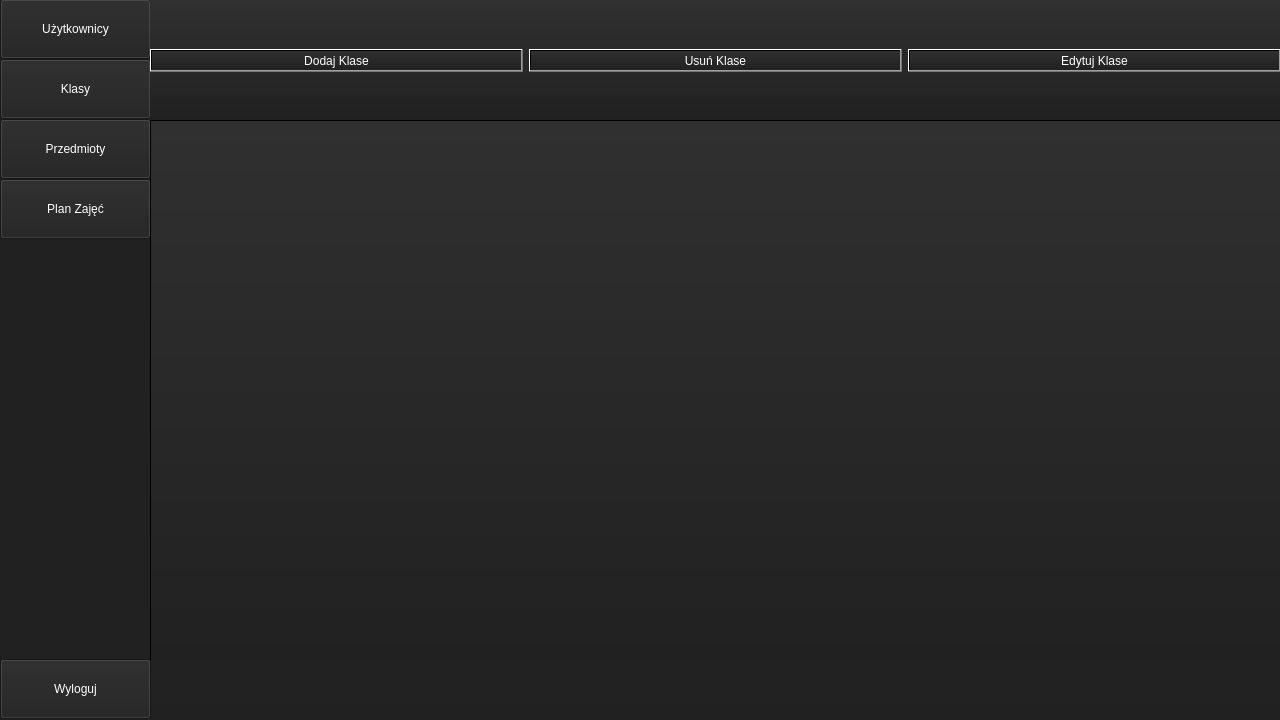
<?xml version="1.0" encoding="UTF-8"?>
<ui version="4.0">
 <class>Admin</class>
 <widget class="QMainWindow" name="Admin">
  <property name="geometry">
   <rect>
    <x>0</x>
    <y>0</y>
    <width>1280</width>
    <height>720</height>
   </rect>
  </property>
  <property name="minimumSize">
   <size>
    <width>1280</width>
    <height>720</height>
   </size>
  </property>
  <property name="maximumSize">
   <size>
    <width>1280</width>
    <height>720</height>
   </size>
  </property>
  <property name="windowTitle">
   <string>AdminWindow</string>
  </property>
  <property name="styleSheet">
   <string notr="true">background-color: qlineargradient(spread:pad, x1:0, y1:1, x2:0, y2:0, stop:0 rgba(33, 33, 33, 255), stop:1 rgba(48, 48, 48, 255));
color: rgb(255,255,255);</string>
  </property>
  <widget class="QWidget" name="AdminWindow">
   <widget class="QFrame" name="AdminUsrMenu">
    <property name="geometry">
     <rect>
      <x>150</x>
      <y>0</y>
      <width>1131</width>
      <height>660</height>
     </rect>
    </property>
    <property name="minimumSize">
     <size>
      <width>0</width>
      <height>660</height>
     </size>
    </property>
    <property name="maximumSize">
     <size>
      <width>16777215</width>
      <height>660</height>
     </size>
    </property>
    <property name="frameShape">
     <enum>QFrame::Shape::StyledPanel</enum>
    </property>
    <property name="frameShadow">
     <enum>QFrame::Shadow::Raised</enum>
    </property>
    <widget class="QTableView" name="UsrList">
     <property name="geometry">
      <rect>
       <x>0</x>
       <y>120</y>
       <width>1131</width>
       <height>541</height>
      </rect>
     </property>
     <property name="palette">
      <palette>
       <active>
        <colorrole role="WindowText">
         <brush brushstyle="SolidPattern">
          <color alpha="255">
           <red>255</red>
           <green>255</green>
           <blue>255</blue>
          </color>
         </brush>
        </colorrole>
        <colorrole role="Button">
         <brush brushstyle="LinearGradientPattern">
          <gradient startx="0.000000000000000" starty="1.000000000000000" endx="0.000000000000000" endy="0.000000000000000" type="LinearGradient" spread="PadSpread" coordinatemode="ObjectBoundingMode">
           <gradientstop position="0.000000000000000">
            <color alpha="255">
             <red>33</red>
             <green>33</green>
             <blue>33</blue>
            </color>
           </gradientstop>
           <gradientstop position="1.000000000000000">
            <color alpha="255">
             <red>48</red>
             <green>48</green>
             <blue>48</blue>
            </color>
           </gradientstop>
          </gradient>
         </brush>
        </colorrole>
        <colorrole role="Text">
         <brush brushstyle="SolidPattern">
          <color alpha="255">
           <red>255</red>
           <green>255</green>
           <blue>255</blue>
          </color>
         </brush>
        </colorrole>
        <colorrole role="ButtonText">
         <brush brushstyle="SolidPattern">
          <color alpha="255">
           <red>255</red>
           <green>255</green>
           <blue>255</blue>
          </color>
         </brush>
        </colorrole>
        <colorrole role="Base">
         <brush brushstyle="LinearGradientPattern">
          <gradient startx="0.000000000000000" starty="1.000000000000000" endx="0.000000000000000" endy="0.000000000000000" type="LinearGradient" spread="PadSpread" coordinatemode="ObjectBoundingMode">
           <gradientstop position="0.000000000000000">
            <color alpha="255">
             <red>33</red>
             <green>33</green>
             <blue>33</blue>
            </color>
           </gradientstop>
           <gradientstop position="1.000000000000000">
            <color alpha="255">
             <red>48</red>
             <green>48</green>
             <blue>48</blue>
            </color>
           </gradientstop>
          </gradient>
         </brush>
        </colorrole>
        <colorrole role="Window">
         <brush brushstyle="LinearGradientPattern">
          <gradient startx="0.000000000000000" starty="1.000000000000000" endx="0.000000000000000" endy="0.000000000000000" type="LinearGradient" spread="PadSpread" coordinatemode="ObjectBoundingMode">
           <gradientstop position="0.000000000000000">
            <color alpha="255">
             <red>33</red>
             <green>33</green>
             <blue>33</blue>
            </color>
           </gradientstop>
           <gradientstop position="1.000000000000000">
            <color alpha="255">
             <red>48</red>
             <green>48</green>
             <blue>48</blue>
            </color>
           </gradientstop>
          </gradient>
         </brush>
        </colorrole>
        <colorrole role="PlaceholderText">
         <brush brushstyle="SolidPattern">
          <color alpha="128">
           <red>255</red>
           <green>255</green>
           <blue>255</blue>
          </color>
         </brush>
        </colorrole>
       </active>
       <inactive>
        <colorrole role="WindowText">
         <brush brushstyle="SolidPattern">
          <color alpha="255">
           <red>255</red>
           <green>255</green>
           <blue>255</blue>
          </color>
         </brush>
        </colorrole>
        <colorrole role="Button">
         <brush brushstyle="LinearGradientPattern">
          <gradient startx="0.000000000000000" starty="1.000000000000000" endx="0.000000000000000" endy="0.000000000000000" type="LinearGradient" spread="PadSpread" coordinatemode="ObjectBoundingMode">
           <gradientstop position="0.000000000000000">
            <color alpha="255">
             <red>33</red>
             <green>33</green>
             <blue>33</blue>
            </color>
           </gradientstop>
           <gradientstop position="1.000000000000000">
            <color alpha="255">
             <red>48</red>
             <green>48</green>
             <blue>48</blue>
            </color>
           </gradientstop>
          </gradient>
         </brush>
        </colorrole>
        <colorrole role="Text">
         <brush brushstyle="SolidPattern">
          <color alpha="255">
           <red>255</red>
           <green>255</green>
           <blue>255</blue>
          </color>
         </brush>
        </colorrole>
        <colorrole role="ButtonText">
         <brush brushstyle="SolidPattern">
          <color alpha="255">
           <red>255</red>
           <green>255</green>
           <blue>255</blue>
          </color>
         </brush>
        </colorrole>
        <colorrole role="Base">
         <brush brushstyle="LinearGradientPattern">
          <gradient startx="0.000000000000000" starty="1.000000000000000" endx="0.000000000000000" endy="0.000000000000000" type="LinearGradient" spread="PadSpread" coordinatemode="ObjectBoundingMode">
           <gradientstop position="0.000000000000000">
            <color alpha="255">
             <red>33</red>
             <green>33</green>
             <blue>33</blue>
            </color>
           </gradientstop>
           <gradientstop position="1.000000000000000">
            <color alpha="255">
             <red>48</red>
             <green>48</green>
             <blue>48</blue>
            </color>
           </gradientstop>
          </gradient>
         </brush>
        </colorrole>
        <colorrole role="Window">
         <brush brushstyle="LinearGradientPattern">
          <gradient startx="0.000000000000000" starty="1.000000000000000" endx="0.000000000000000" endy="0.000000000000000" type="LinearGradient" spread="PadSpread" coordinatemode="ObjectBoundingMode">
           <gradientstop position="0.000000000000000">
            <color alpha="255">
             <red>33</red>
             <green>33</green>
             <blue>33</blue>
            </color>
           </gradientstop>
           <gradientstop position="1.000000000000000">
            <color alpha="255">
             <red>48</red>
             <green>48</green>
             <blue>48</blue>
            </color>
           </gradientstop>
          </gradient>
         </brush>
        </colorrole>
        <colorrole role="PlaceholderText">
         <brush brushstyle="SolidPattern">
          <color alpha="128">
           <red>255</red>
           <green>255</green>
           <blue>255</blue>
          </color>
         </brush>
        </colorrole>
       </inactive>
       <disabled>
        <colorrole role="WindowText">
         <brush brushstyle="SolidPattern">
          <color alpha="255">
           <red>255</red>
           <green>255</green>
           <blue>255</blue>
          </color>
         </brush>
        </colorrole>
        <colorrole role="Button">
         <brush brushstyle="LinearGradientPattern">
          <gradient startx="0.000000000000000" starty="1.000000000000000" endx="0.000000000000000" endy="0.000000000000000" type="LinearGradient" spread="PadSpread" coordinatemode="ObjectBoundingMode">
           <gradientstop position="0.000000000000000">
            <color alpha="255">
             <red>33</red>
             <green>33</green>
             <blue>33</blue>
            </color>
           </gradientstop>
           <gradientstop position="1.000000000000000">
            <color alpha="255">
             <red>48</red>
             <green>48</green>
             <blue>48</blue>
            </color>
           </gradientstop>
          </gradient>
         </brush>
        </colorrole>
        <colorrole role="Text">
         <brush brushstyle="SolidPattern">
          <color alpha="255">
           <red>255</red>
           <green>255</green>
           <blue>255</blue>
          </color>
         </brush>
        </colorrole>
        <colorrole role="ButtonText">
         <brush brushstyle="SolidPattern">
          <color alpha="255">
           <red>255</red>
           <green>255</green>
           <blue>255</blue>
          </color>
         </brush>
        </colorrole>
        <colorrole role="Base">
         <brush brushstyle="LinearGradientPattern">
          <gradient startx="0.000000000000000" starty="1.000000000000000" endx="0.000000000000000" endy="0.000000000000000" type="LinearGradient" spread="PadSpread" coordinatemode="ObjectBoundingMode">
           <gradientstop position="0.000000000000000">
            <color alpha="255">
             <red>33</red>
             <green>33</green>
             <blue>33</blue>
            </color>
           </gradientstop>
           <gradientstop position="1.000000000000000">
            <color alpha="255">
             <red>48</red>
             <green>48</green>
             <blue>48</blue>
            </color>
           </gradientstop>
          </gradient>
         </brush>
        </colorrole>
        <colorrole role="Window">
         <brush brushstyle="LinearGradientPattern">
          <gradient startx="0.000000000000000" starty="1.000000000000000" endx="0.000000000000000" endy="0.000000000000000" type="LinearGradient" spread="PadSpread" coordinatemode="ObjectBoundingMode">
           <gradientstop position="0.000000000000000">
            <color alpha="255">
             <red>33</red>
             <green>33</green>
             <blue>33</blue>
            </color>
           </gradientstop>
           <gradientstop position="1.000000000000000">
            <color alpha="255">
             <red>48</red>
             <green>48</green>
             <blue>48</blue>
            </color>
           </gradientstop>
          </gradient>
         </brush>
        </colorrole>
        <colorrole role="PlaceholderText">
         <brush brushstyle="SolidPattern">
          <color alpha="128">
           <red>255</red>
           <green>255</green>
           <blue>255</blue>
          </color>
         </brush>
        </colorrole>
       </disabled>
      </palette>
     </property>
     <property name="styleSheet">
      <string notr="true">QHeaderView::section {
        background-color: #444444;
        color: white; 
        font-weight: bold; 
        padding: 4px;
        border: 1px solid #222222;
}</string>
     </property>
    </widget>
    <widget class="QWidget" name="horizontalLayoutWidget">
     <property name="geometry">
      <rect>
       <x>0</x>
       <y>-1</y>
       <width>1131</width>
       <height>121</height>
      </rect>
     </property>
     <layout class="QHBoxLayout" name="AdminHori1">
      <item>
       <widget class="QPushButton" name="AdminAddUsrBtn">
        <property name="minimumSize">
         <size>
          <width>0</width>
          <height>0</height>
         </size>
        </property>
        <property name="text">
         <string>Dodaj użytkownika</string>
        </property>
       </widget>
      </item>
      <item>
       <widget class="QPushButton" name="AdminDelUsrBtn">
        <property name="text">
         <string>Usuń użytkownika</string>
        </property>
       </widget>
      </item>
      <item>
       <widget class="QPushButton" name="AdminEditUsrBtn">
        <property name="text">
         <string>Edytuj użytkownika</string>
        </property>
       </widget>
      </item>
     </layout>
    </widget>
   </widget>
   <widget class="QFrame" name="AdminSideBar">
    <property name="geometry">
     <rect>
      <x>0</x>
      <y>-1</y>
      <width>151</width>
      <height>720</height>
     </rect>
    </property>
    <property name="maximumSize">
     <size>
      <width>16777215</width>
      <height>720</height>
     </size>
    </property>
    <property name="styleSheet">
     <string notr="true">background-color: rgb(33, 33, 33);</string>
    </property>
    <property name="frameShape">
     <enum>QFrame::Shape::StyledPanel</enum>
    </property>
    <property name="frameShadow">
     <enum>QFrame::Shadow::Raised</enum>
    </property>
    <widget class="QWidget" name="verticalLayoutWidget">
     <property name="geometry">
      <rect>
       <x>0</x>
       <y>0</y>
       <width>151</width>
       <height>722</height>
      </rect>
     </property>
     <layout class="QVBoxLayout" name="AdminVert">
      <property name="spacing">
       <number>0</number>
      </property>
      <item>
       <widget class="QPushButton" name="AdminUsrBtn">
        <property name="minimumSize">
         <size>
          <width>0</width>
          <height>60</height>
         </size>
        </property>
        <property name="text">
         <string>Użytkownicy</string>
        </property>
        <property name="checkable">
         <bool>true</bool>
        </property>
       </widget>
      </item>
      <item>
       <widget class="QPushButton" name="AdminClassBtn">
        <property name="minimumSize">
         <size>
          <width>0</width>
          <height>60</height>
         </size>
        </property>
        <property name="text">
         <string>Klasy</string>
        </property>
        <property name="checkable">
         <bool>true</bool>
        </property>
       </widget>
      </item>
      <item>
       <widget class="QPushButton" name="AdminSubjBtn">
        <property name="minimumSize">
         <size>
          <width>0</width>
          <height>60</height>
         </size>
        </property>
        <property name="text">
         <string>Przedmioty</string>
        </property>
        <property name="checkable">
         <bool>true</bool>
        </property>
       </widget>
      </item>
      <item>
       <widget class="QPushButton" name="AdminSchdBtn">
        <property name="minimumSize">
         <size>
          <width>0</width>
          <height>60</height>
         </size>
        </property>
        <property name="text">
         <string>Plan Zajęć</string>
        </property>
        <property name="checkable">
         <bool>true</bool>
        </property>
       </widget>
      </item>
      <item>
       <spacer name="verticalSpacer">
        <property name="orientation">
         <enum>Qt::Orientation::Vertical</enum>
        </property>
        <property name="sizeType">
         <enum>QSizePolicy::Policy::Fixed</enum>
        </property>
        <property name="sizeHint" stdset="0">
         <size>
          <width>20</width>
          <height>420</height>
         </size>
        </property>
       </spacer>
      </item>
      <item>
       <widget class="QPushButton" name="AdminLogoutBtn">
        <property name="minimumSize">
         <size>
          <width>0</width>
          <height>60</height>
         </size>
        </property>
        <property name="text">
         <string>Wyloguj</string>
        </property>
       </widget>
      </item>
     </layout>
    </widget>
   </widget>
   <widget class="QFrame" name="AdminSubjMenu">
    <property name="geometry">
     <rect>
      <x>150</x>
      <y>0</y>
      <width>1130</width>
      <height>660</height>
     </rect>
    </property>
    <property name="minimumSize">
     <size>
      <width>1130</width>
      <height>660</height>
     </size>
    </property>
    <property name="maximumSize">
     <size>
      <width>1280</width>
      <height>1130</height>
     </size>
    </property>
    <property name="frameShape">
     <enum>QFrame::Shape::StyledPanel</enum>
    </property>
    <property name="frameShadow">
     <enum>QFrame::Shadow::Raised</enum>
    </property>
    <widget class="QWidget" name="horizontalLayoutWidget_2">
     <property name="geometry">
      <rect>
       <x>0</x>
       <y>0</y>
       <width>1131</width>
       <height>121</height>
      </rect>
     </property>
     <layout class="QHBoxLayout" name="AdminHori3">
      <item>
       <widget class="QPushButton" name="AdminAddSubjBtn">
        <property name="text">
         <string>Dodaj przedmiot</string>
        </property>
       </widget>
      </item>
      <item>
       <widget class="QPushButton" name="AdminDelSubjBtn">
        <property name="text">
         <string>Usuń przedmiot</string>
        </property>
       </widget>
      </item>
      <item>
       <widget class="QPushButton" name="AdminEditSubjBtn">
        <property name="text">
         <string>Edytuj przedmiot</string>
        </property>
       </widget>
      </item>
     </layout>
    </widget>
    <widget class="QTableView" name="SubjList">
     <property name="geometry">
      <rect>
       <x>0</x>
       <y>120</y>
       <width>1131</width>
       <height>541</height>
      </rect>
     </property>
     <property name="styleSheet">
      <string notr="true">QHeaderView::section {
        background-color: #444444;
        color: white; 
        font-weight: bold; 
        padding: 4px;
        border: 1px solid #222222;
}</string>
     </property>
    </widget>
   </widget>
   <widget class="QFrame" name="AdminSchdMenu">
    <property name="geometry">
     <rect>
      <x>150</x>
      <y>0</y>
      <width>1130</width>
      <height>660</height>
     </rect>
    </property>
    <property name="frameShape">
     <enum>QFrame::Shape::StyledPanel</enum>
    </property>
    <property name="frameShadow">
     <enum>QFrame::Shadow::Raised</enum>
    </property>
    <widget class="QWidget" name="horizontalLayoutWidget_3">
     <property name="geometry">
      <rect>
       <x>0</x>
       <y>0</y>
       <width>1131</width>
       <height>121</height>
      </rect>
     </property>
     <layout class="QHBoxLayout" name="AdminHori4">
      <item>
       <widget class="QPushButton" name="AdminAddSchdBtn">
        <property name="text">
         <string>Dodaj lekcje</string>
        </property>
       </widget>
      </item>
      <item>
       <widget class="QPushButton" name="AdminDelSchdBtn">
        <property name="text">
         <string>Usuń lekcje</string>
        </property>
       </widget>
      </item>
      <item>
       <widget class="QPushButton" name="AdminEditSchdBtn">
        <property name="text">
         <string>Edytuj lekcje</string>
        </property>
       </widget>
      </item>
     </layout>
    </widget>
    <widget class="QTableView" name="SchdList">
     <property name="geometry">
      <rect>
       <x>0</x>
       <y>120</y>
       <width>1131</width>
       <height>541</height>
      </rect>
     </property>
     <property name="styleSheet">
      <string notr="true">QHeaderView::section {
        background-color: #444444;
        color: white; 
        font-weight: bold; 
        padding: 4px;
        border: 1px solid #222222;
}</string>
     </property>
    </widget>
   </widget>
   <widget class="QFrame" name="AdminClassMenu">
    <property name="geometry">
     <rect>
      <x>150</x>
      <y>0</y>
      <width>1130</width>
      <height>660</height>
     </rect>
    </property>
    <property name="frameShape">
     <enum>QFrame::Shape::StyledPanel</enum>
    </property>
    <property name="frameShadow">
     <enum>QFrame::Shadow::Raised</enum>
    </property>
    <widget class="QWidget" name="horizontalLayoutWidget_4">
     <property name="geometry">
      <rect>
       <x>0</x>
       <y>0</y>
       <width>1131</width>
       <height>121</height>
      </rect>
     </property>
     <layout class="QHBoxLayout" name="AdminHori2">
      <item>
       <widget class="QPushButton" name="AdminAddClassBtn">
        <property name="text">
         <string>Dodaj Klase</string>
        </property>
       </widget>
      </item>
      <item>
       <widget class="QPushButton" name="AdminDelClassBtn">
        <property name="text">
         <string>Usuń Klase</string>
        </property>
       </widget>
      </item>
      <item>
       <widget class="QPushButton" name="AdminEditClassBtn">
        <property name="text">
         <string>Edytuj Klase</string>
        </property>
       </widget>
      </item>
     </layout>
    </widget>
    <widget class="QTableView" name="ClassList">
     <property name="geometry">
      <rect>
       <x>0</x>
       <y>120</y>
       <width>1131</width>
       <height>541</height>
      </rect>
     </property>
     <property name="styleSheet">
      <string notr="true">QHeaderView::section {
        background-color: #444444;
        color: white; 
        font-weight: bold; 
        padding: 4px;
        border: 1px solid #222222;
}</string>
     </property>
    </widget>
   </widget>
  </widget>
 </widget>
 <resources/>
 <connections/>
</ui>
